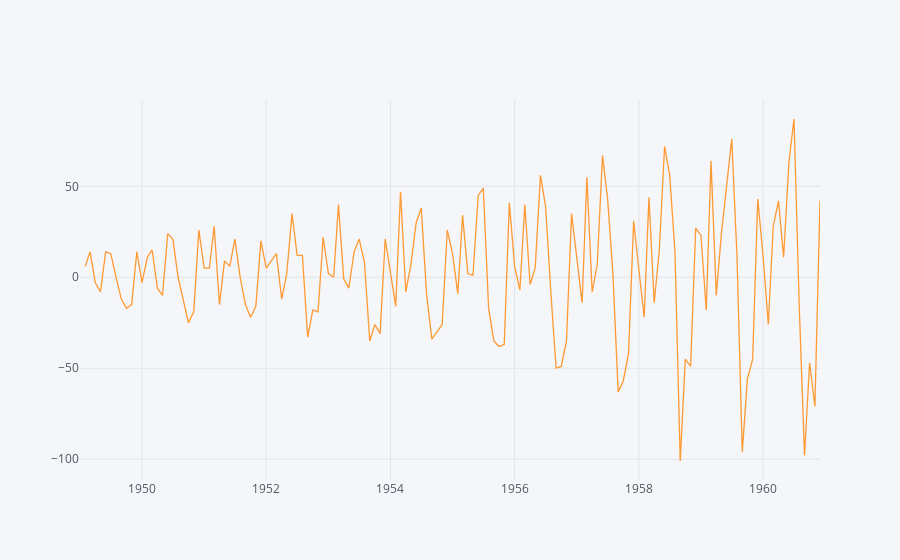

Notebook code for this chart:
### Markdown cell above
Por lo que vemos, necesitamos una diferenciación de factor 1.

### Code cell
#Aplicamos el método de diferenciación con la función diff() de pandas. 
#Como solo necesitamos diff de factor 1, no ponemos nada en sus parámetros, ya que es la que viene por default
diff1 = airpassengers.diff()
diff1.iplot()

### Figure 1 — Plotly figure (JSON) as saved in the notebook; plotly's stock layout.template omitted (floating-point values rounded to 4 significant figures; data arrays with more than 128 entries replaced by an {"elided": "..."} marker saying what was removed)
{"data": [{"line": {"color": "rgba(255, 153, 51, 1.0)", "dash": "solid", "shape": "linear", "width": 1.3}, "mode": "lines", "name": "Passengers", "text": "", "type": "scatter", "uid": "ded14cbc-fbeb-468a-9af3-16e88b0b030f", "x": {"elided": "144 str values"}, "y": {"elided": "144 mixed values"}}], "layout": {"legend": {"bgcolor": "#F5F6F9", "font": {"color": "#4D5663"}}, "paper_bgcolor": "#F5F6F9", "plot_bgcolor": "#F5F6F9", "title": {"font": {"color": "#4D5663"}}, "xaxis": {"gridcolor": "#E1E5ED", "showgrid": true, "tickfont": {"color": "#4D5663"}, "title": {"font": {"color": "#4D5663"}, "text": ""}, "zerolinecolor": "#E1E5ED"}, "yaxis": {"gridcolor": "#E1E5ED", "showgrid": true, "tickfont": {"color": "#4D5663"}, "title": {"font": {"color": "#4D5663"}, "text": ""}, "zerolinecolor": "#E1E5ED"}}}
